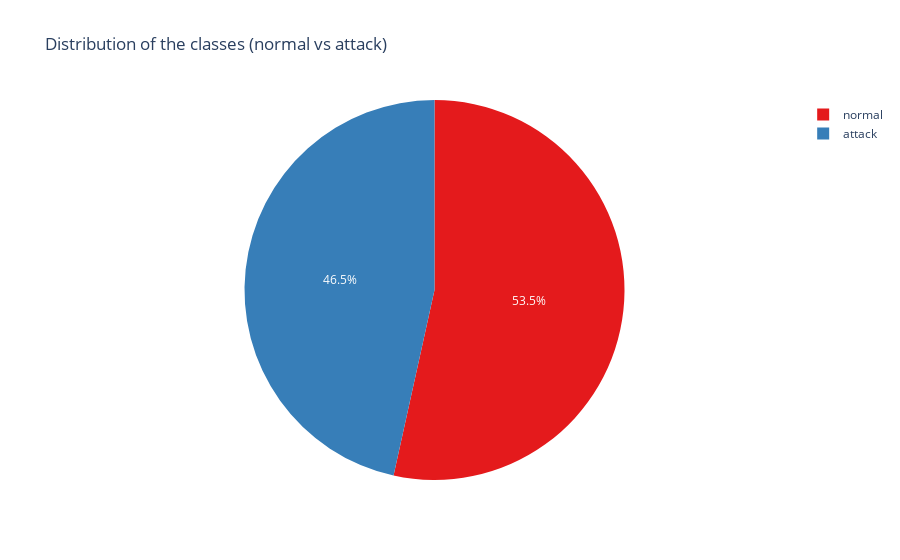

The cell this chart's notebook holds for it:
### Markdown cell above
## Exploratory Data Analysis (EDA)

### Code cell
# Creating data to plot
class_counts = df['label'].value_counts()

fig = px.pie(
    names=class_counts.index, 
    values=class_counts.values, 
    title="Distribution of the classes (normal vs attack)",
    color_discrete_sequence=px.colors.qualitative.Set1  )

fig.show()

### Figure 1 — Plotly figure (JSON) as saved in the notebook; plotly's stock layout.template omitted (floating-point values rounded to 4 significant figures)
{"data": [{"domain": {"x": [0, 1], "y": [0, 1]}, "hovertemplate": "label=%{label}<br>value=%{value}<extra></extra>", "labels": ["normal", "attack"], "legendgroup": "", "name": "", "showlegend": true, "type": "pie", "values": [67343, 58630]}], "layout": {"legend": {"tracegroupgap": 0}, "piecolorway": ["rgb(228,26,28)", "rgb(55,126,184)", "rgb(77,175,74)", "rgb(152,78,163)", "rgb(255,127,0)", "rgb(255,255,51)", "rgb(166,86,40)", "rgb(247,129,191)", "rgb(153,153,153)"], "title": {"text": "Distribution of the classes (normal vs attack)"}}}
